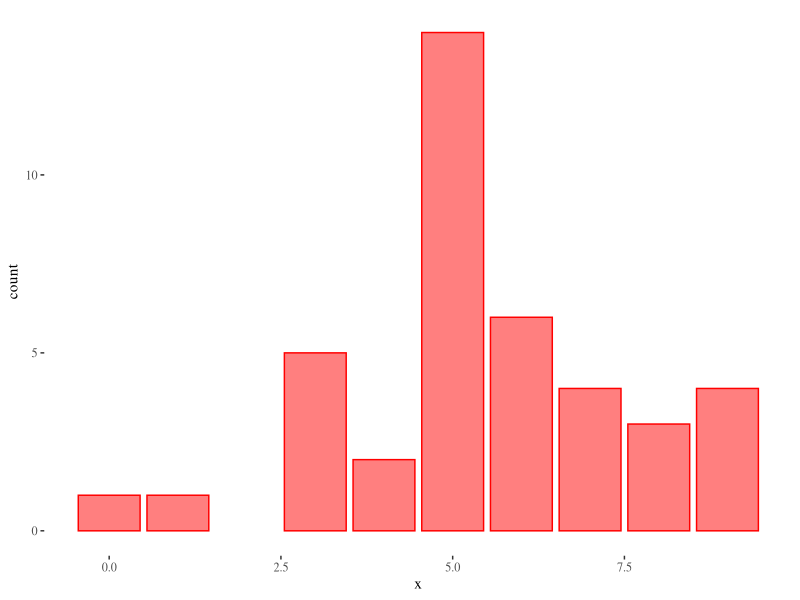
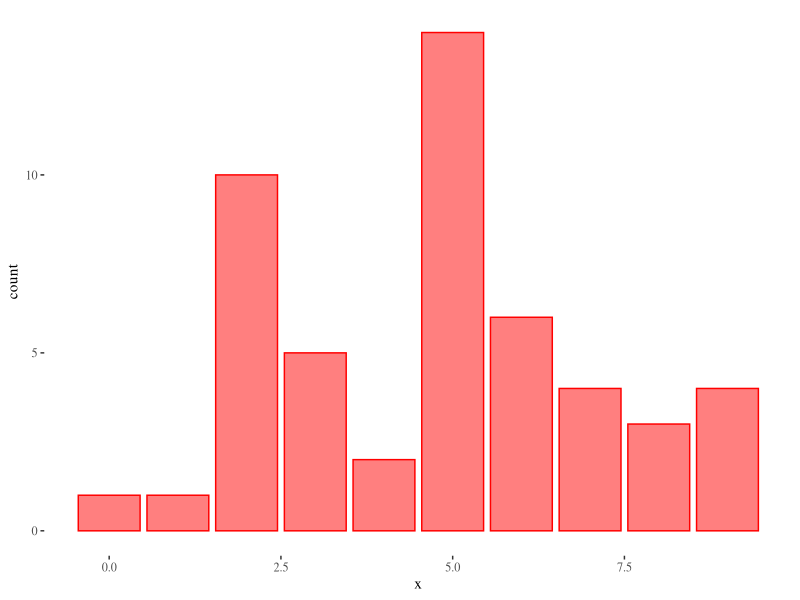
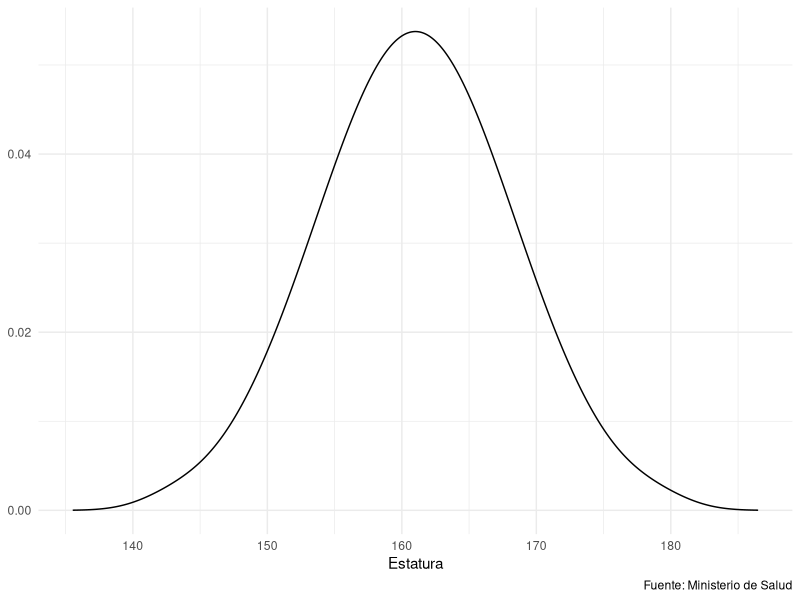
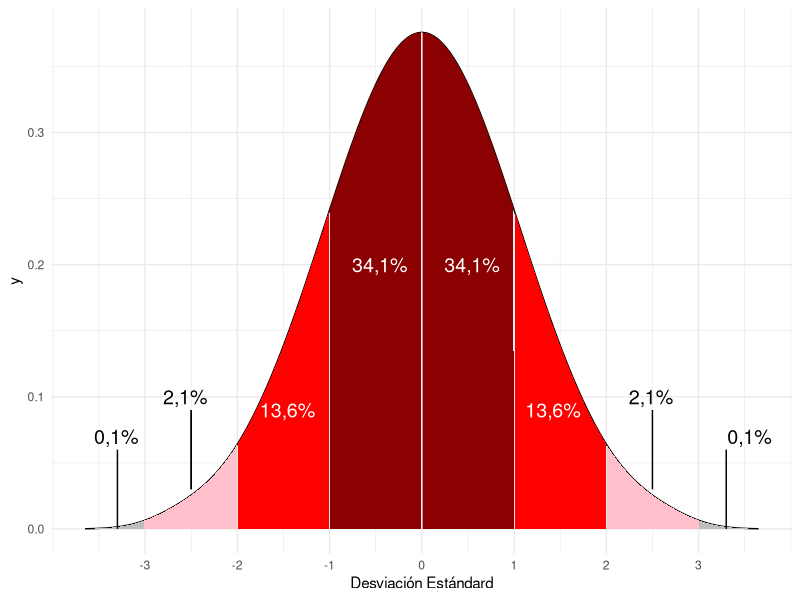

Write R code to recreate these figures, in order.
## ---- chunk 1
knitr::opts_chunk$set(echo = FALSE)
library(dplyr)
library(ggplot2)
library(ggthemes)
library(bayestestR)
update_geom_defaults("bar", list(fill="red",color="red",alpha=.5))
update_geom_defaults("density", list(fill="red",color="red", alpha=.5))
theme_set(theme_tufte())
## ---- chunk 2
x <- distribution_uniform(30,0,10,random = TRUE)
x <- c(x,rep(5,10))
x <- round(x)
x %>% 
  data.frame() %>% 
  ggplot(aes(x))+
  geom_bar()

## ---- chunk 3

x <- c(x,rep(2,10))

x %>% 
  data.frame() %>% 
  ggplot(aes(x))+
  geom_bar()

## ---- chunk 4
x <- c(8, 7, 4, 5, 5, 0, 5, 6, 1, 7, 
       4, 2, 1, 5, 4, 3, 7, 9, 7, 2, 
       1, 7, 0, 10, 4, 1, 8, 7, 6, 2, 5, 
       5, 5, 5, 5, 5, 5, 5, 5, 5, 2, 2, 
       2, 2, 2, 2, 2, 2, 2, 2)
## ---- chunk 5
mean(x)
median(x)
## ---- chunk 6
range(x)
IQR(x)
sd(x)
mad(x)

## ---- chunk 7
summary(x)
## ---- chunk 8
estatura <- distribution_normal(n = 100, mean = 161.01, sd = 6.99) %>% 
  density() %>%  # Compute density function
  as.data.frame()
estatura %>% 
  ggplot(aes(x=x, y=y)) +
  geom_line()+
  theme_minimal() +
   labs(caption="Fuente: Ministerio de Salud",y=NULL,x="Estatura") -> plot_estatura
plot_estatura
## ---- chunk 9
x <- distribution_normal(n = 100, mean = 0, sd = 1)
x %>% 
  density() %>%  # Compute density function
  as.data.frame() ->tmp
myCuts <- sd(x)*seq(-3,3,1)
names(myCuts) <- seq(-3,3,1)

tmp %>% 
  ggplot(aes(x=x, y=y)) +
  geom_line()+
  geom_area(position = "identity", data=tmp %>%  filter(between(x,myCuts[3],myCuts[5])),fill='darkred')+
  geom_area(position = "identity", 
            data = tmp %>%  
              filter(between(x,myCuts[2],myCuts[3])),
            fill='red')+
  geom_area(position = "identity", data = tmp %>% filter(between(x,myCuts[5],myCuts[6])), fill='red')+
  geom_area(position = "identity", data = tmp %>% filter(x<myCuts[2]), fill='pink')+
  geom_area(position = "identity", data = tmp %>% filter(x>myCuts[6]), fill='pink')+
  geom_area(position = "identity", data = tmp %>% filter(x>myCuts[7]), fill='gray')+
  geom_area(position = "identity", data = tmp %>% filter(x<myCuts[1]), fill='gray')+
  ## Add vertical line for mean
  annotate("segment",x=0,xend=0,y=0,yend=max(tmp$y), color='white')+
  annotate("text",x=c(myCuts[3],myCuts[4]),y=c(.2,.2),label="34,1%",hjust=-.4, color="white", cex=5)+
  annotate("text",x=c(myCuts[2],myCuts[5]),y=c(.09,.09),label="13,6%",hjust=c(-.4,-.2), color="white", cex=5)+
  annotate("text",x=c(myCuts[1],myCuts[6]),y=c(.1,.1),label="2,1%",hjust=c(-.4,-.5), cex=5)+
  annotate("text",x=c(min(x),max(x)),y=c(.07,.07),label="0,1%",hjust=c(2,-1.5), cex=5)+
  theme_minimal()+
  annotate("segment",x=sd(x)*-2.5,xend=sd(x)*-2.5,y=0.03,yend=.09)+
  annotate("segment",x=sd(x)*2.5,xend=sd(x)*2.5,y=0.03,yend=.09)+
  annotate("segment",x=sd(x)*-2.5,xend=sd(x)*-2.5,y=0.03,yend=.09)+
  annotate("segment",x=sd(x)*-3.3,xend=sd(x)* -3.3,y=0,yend=.06)+
  annotate("segment",x=sd(x)* 3.3,xend=sd(x)*  3.3,y=0,yend=.06)+
  scale_x_continuous(breaks=myCuts,labels=paste0(names(myCuts)))+
  xlab("Desviación Estándard")
